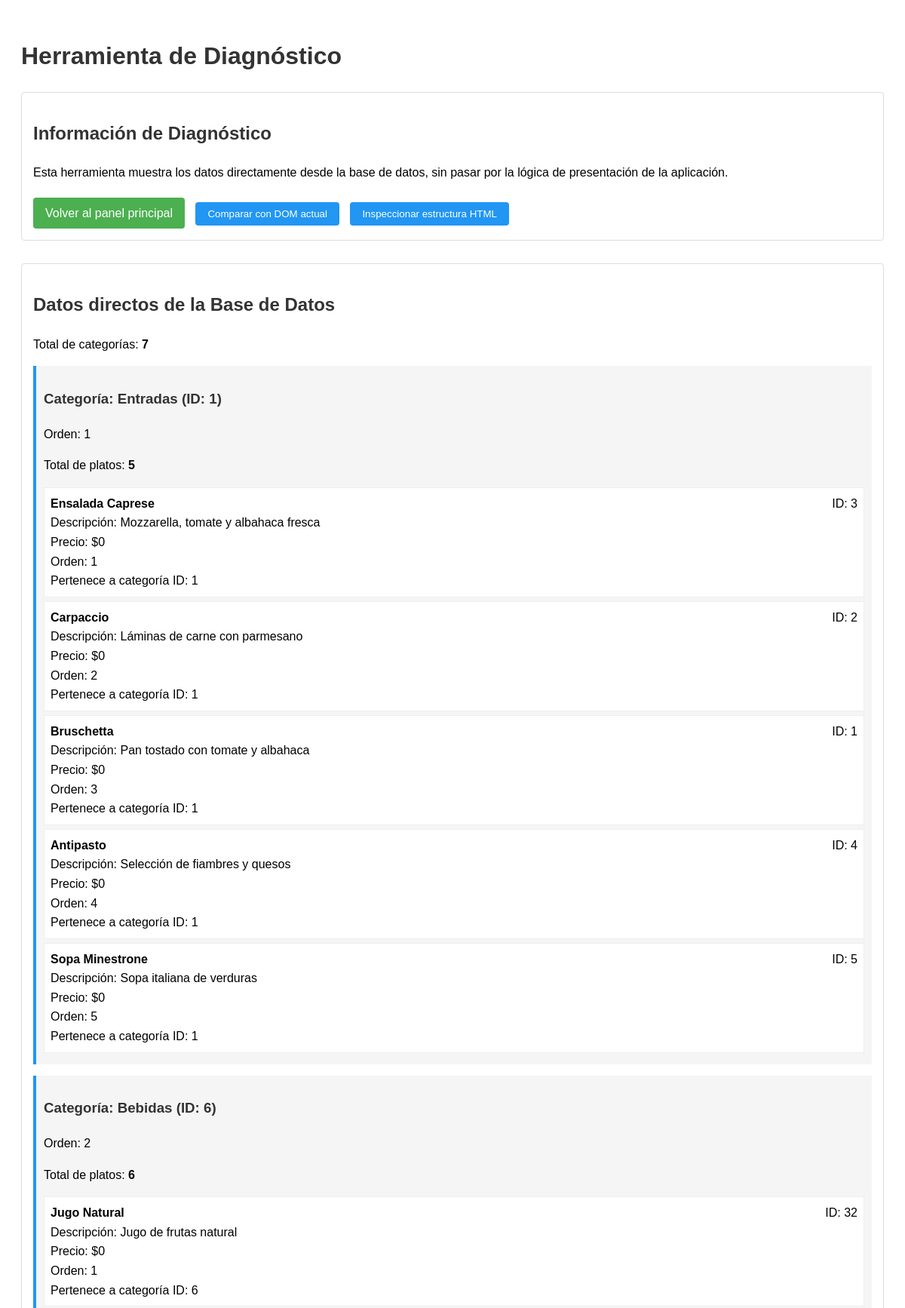
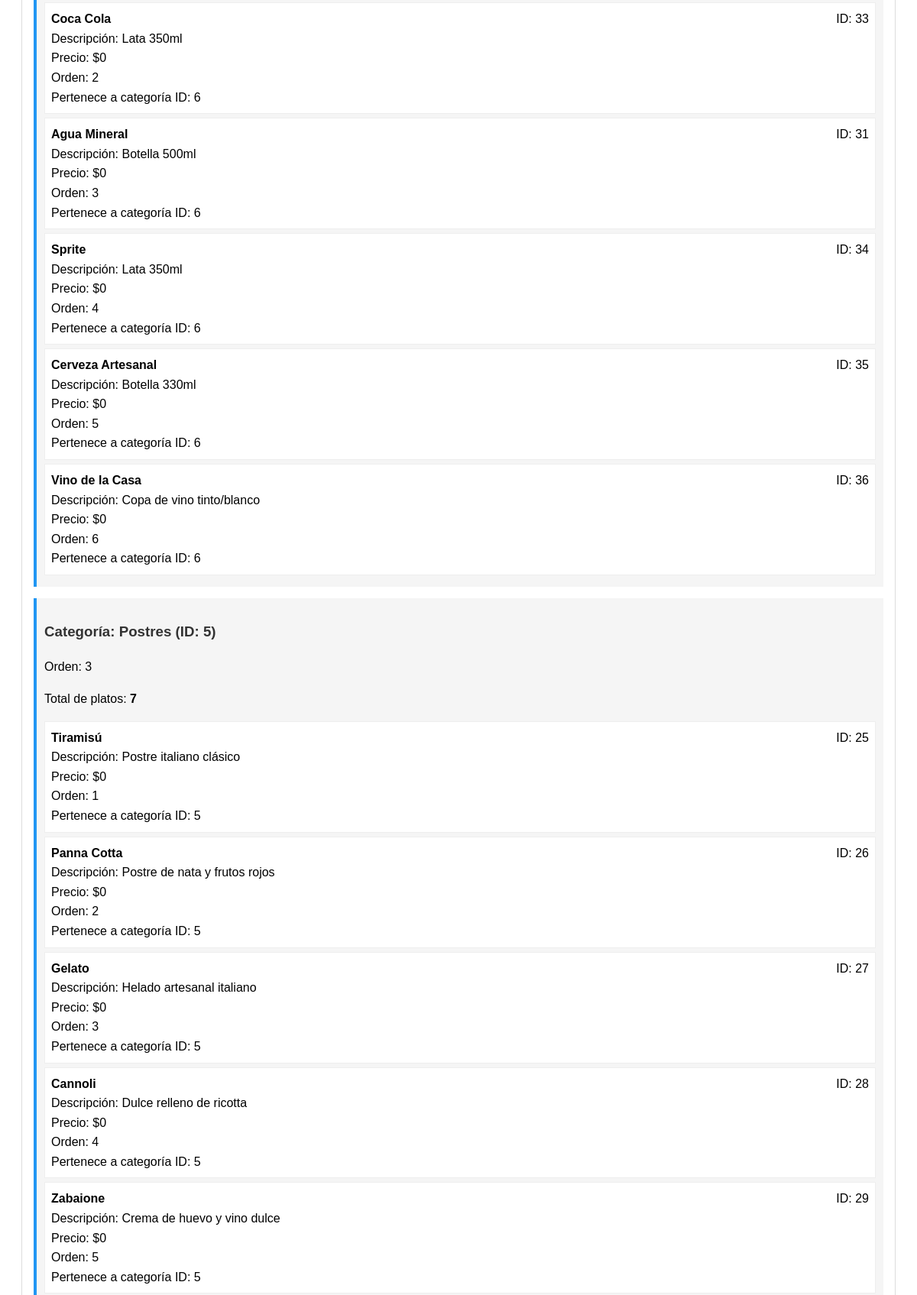
/debug-tool.php (upper part), run on the app's committed database (2 pictures, top to bottom).
### tables this page shows
CREATE TABLE categorias (
        id INTEGER PRIMARY KEY AUTOINCREMENT,
        nombre TEXT NOT NULL,
        orden INTEGER DEFAULT 0,
        ultima_modificacion DATETIME DEFAULT CURRENT_TIMESTAMP
    );

CREATE TABLE platos (
        id INTEGER PRIMARY KEY AUTOINCREMENT,
        categoria_id INTEGER,
        nombre TEXT NOT NULL,
        descripcion TEXT,
        precio INTEGER,
        imagen TEXT,
        orden INTEGER DEFAULT 0,
        ultima_modificacion DATETIME DEFAULT CURRENT_TIMESTAMP,
        FOREIGN KEY(categoria_id) REFERENCES categorias(id) ON DELETE CASCADE
    );

### debug-tool.php (the view, shortened to what this page needs)
<?php
require_once('includes/db.php');
$titulo = 'Herramienta de Diagnóstico';
try {
    $categorias = [];
    $stmt = $db->prepare("SELECT id, nombre, orden FROM categorias ORDER BY orden");
    $stmt->execute();
    $cats = $stmt->fetchAll(PDO::FETCH_ASSOC);
    foreach ($cats as $cat) {
        $catInfo = $cat;
        $catInfo['platos'] = [];
        $stmt = $db->prepare("SELECT id, nombre, descripcion, precio, imagen, orden, categoria_id FROM platos WHERE categoria_id = ? ORDER BY orden");
        $stmt->execute([$cat['id']]);
        $catInfo['platos'] = $stmt->fetchAll(PDO::FETCH_ASSOC);
        $categorias[] = $catInfo;
    }
} catch (Exception $e) {
    $error = "Error de base de datos: " . $e->getMessage();
}
?>
<!DOCTYPE html>
<html lang="es">
<head>
</head>
<body>
    <h1><?php echo $titulo; ?></h1>
    <?php if (isset($error)): ?>
        <div class="error">
            <p><?php echo $error; ?></p>
        </div>
    <?php else: ?>
        <div class="debug-section">
            <h2>Información de Diagnóstico</h2>
            <p>Esta herramienta muestra los datos directamente desde la base de datos, sin pasar por la lógica de presentación de la aplicación.</p>
            <div class="actions">
                <a href="index.php" class="btn">Volver al panel principal</a>
                <button id="btn-compare" class="btn-secondary">Comparar con DOM actual</button>
                <button id="btn-inspect" class="btn-secondary">Inspeccionar estructura HTML</button>
            </div>
        </div>
        <div class="debug-section">
            <h2>Datos directos de la Base de Datos</h2>
            <p>Total de categorías: <strong><?php echo count($categorias); ?></strong></p>
            <?php foreach ($categorias as $categoria): ?>
                <div class="categoria">
                    <h3>Categoría: <?php echo htmlspecialchars($categoria['nombre']); ?> (ID: <?php echo $categoria['id']; ?>)</h3>
                    <p>Orden: <?php echo $categoria['orden']; ?></p>
                    <?php if (empty($categoria['platos'])): ?>
                        <p class="no-platos">Esta categoría no tiene platos</p>
                    <?php else: ?>
                        <p>Total de platos: <strong><?php echo count($categoria['platos']); ?></strong></p>
                        <?php foreach ($categoria['platos'] as $plato): ?>
                            <div class="plato">
                                <div class="plato-info">
                                    <strong><?php echo htmlspecialchars($plato['nombre']); ?></strong>
                                    <span>ID: <?php echo $plato['id']; ?></span>
                                </div>
                                <div>Descripción: <?php echo htmlspecialchars($plato['descripcion']); ?></div>
                                <div>Precio: $<?php echo number_format($plato['precio'], 0, '', '.'); ?></div>
                                <div>Orden: <?php echo $plato['orden']; ?></div>
                                <div>Pertenece a categoría ID: <?php echo $plato['categoria_id']; ?></div>
                            </div>
                        <?php endforeach; ?>
                    <?php endif; ?>
                </div>
            <?php endforeach; ?>
        </div>
    <?php endif; ?>
</body>
</html>

### debug-tool.php (style rules this page uses)
body { font-family: Arial, sans-serif; line-height: 1.6; padding: 20px; }
h1, h2, h3 { color: #333; }
.debug-section { margin-bottom: 30px; padding: 15px; border: 1px solid #ddd; border-radius: 4px; }
.categoria { margin-bottom: 15px; padding: 10px; background: #f5f5f5; border-left: 4px solid #2196F3; }
.plato { padding: 8px; margin: 5px 0; background: white; border: 1px solid #eee; }
.plato-info { display: flex; justify-content: space-between; }
.actions { margin-top: 20px; }
button, .btn { padding: 8px 16px; background: #4CAF50; color: white; border: none; border-radius: 4px; cursor: pointer; text-decoration: none; display: inline-block; margin-right: 10px; }
.btn-secondary { background: #2196F3; }

### data on the page
categorias: nombre "Entradas", id "1", orden "1", count($categoria['platos']) "5"
platos: nombre "Ensalada Caprese", id "3", descripcion "Mozzarella, tomate y albahaca fresca", precio "0", orden "1", categoria "1"
platos: nombre "Carpaccio", id "2", descripcion "Láminas de carne con parmesano", precio "0", orden "2", categoria "1"
platos: nombre "Bruschetta", id "1", descripcion "Pan tostado con tomate y albahaca", precio "0", orden "3", categoria "1"
platos: nombre "Antipasto", id "4", descripcion "Selección de fiambres y quesos", precio "0", orden "4", categoria "1"
platos: nombre "Sopa Minestrone", id "5", descripcion "Sopa italiana de verduras", precio "0", orden "5", categoria "1"
categorias: nombre "Bebidas", id "6", orden "2", count($categoria['platos']) "6"
platos: nombre "Jugo Natural", id "32", descripcion "Jugo de frutas natural", precio "0", orden "1", categoria "6"
platos: nombre "Coca Cola", id "33", descripcion "Lata 350ml", precio "0", orden "2", categoria "6"
platos: nombre "Agua Mineral", id "31", descripcion "Botella 500ml", precio "0", orden "3", categoria "6"
platos: nombre "Sprite", id "34", descripcion "Lata 350ml", precio "0", orden "4", categoria "6"
platos: nombre "Cerveza Artesanal", id "35", descripcion "Botella 330ml", precio "0", orden "5", categoria "6"
platos: nombre "Vino de la Casa", id "36", descripcion "Copa de vino tinto/blanco", precio "0", orden "6", categoria "6"
categorias: nombre "Postres", id "5", orden "3", count($categoria['platos']) "7"
platos: nombre "Tiramisú", id "25", descripcion "Postre italiano clásico", precio "0", orden "1", categoria "5"
platos: nombre "Panna Cotta", id "26", descripcion "Postre de nata y frutos rojos", precio "0", orden "2", categoria "5"
platos: nombre "Gelato", id "27", descripcion "Helado artesanal italiano", precio "0", orden "3", categoria "5"
platos: nombre "Cannoli", id "28", descripcion "Dulce relleno de ricotta", precio "0", orden "4", categoria "5"
platos: nombre "Zabaione", id "29", descripcion "Crema de huevo y vino dulce", precio "0", orden "5", categoria "5"

### other printed values
$titulo "Herramienta de Diagnóstico"
count($categorias) "7"
